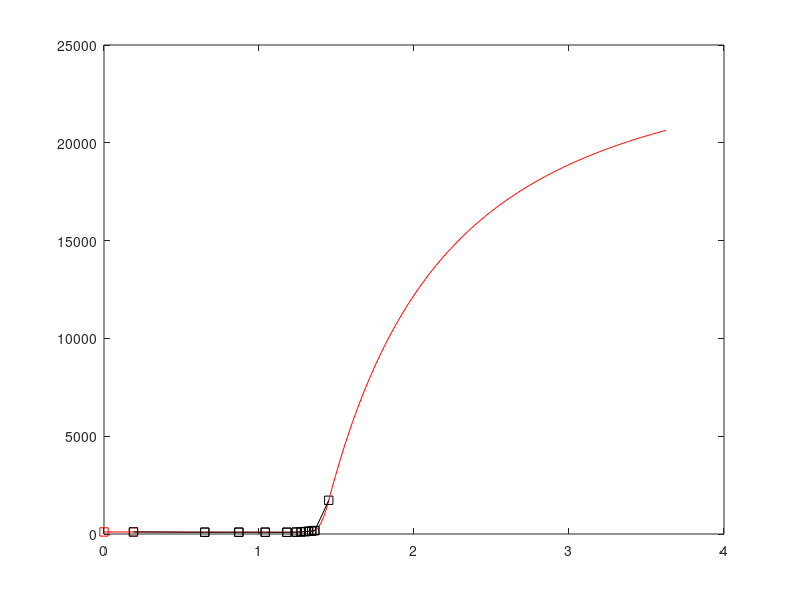
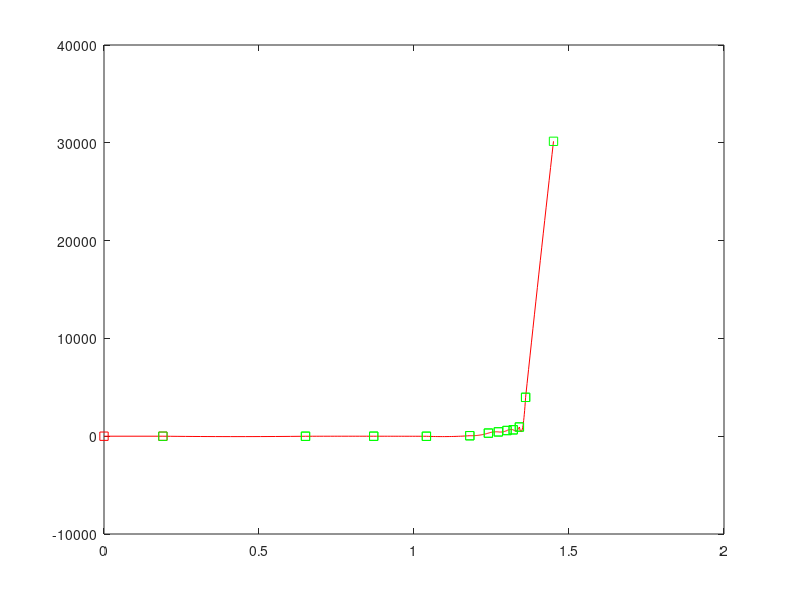

The MATLAB script that drew these images, in order:
clear all, format compact, format long g, clf
H = [ 400,  600,  800, 1000, 1400, 2000, 3000, 4000, 6000];
B = [0.73, 0.92, 1.05, 1.15, 1.28, 1.42, 1.53, 1.565, 1.60];
nu_inf = 24000;

H = [20 60 80 95 105 120 140 160 180 200 240 2500];
B = [0.19 0.65 0.87 1.04 1.18 1.24 1.272 1.3 1.32 1.34 1.36 1.45];

nu = H./B;
nu_inf = (H(end)-H(end-1))/(B(end)-B(end-1));
% *** Step 1, get slope on each element and average on neighbours
Delta = (nu(2:end)-nu(1:end-1))./(B(2:end)-B(1:end-1)); 
d =  [0,( (B(2:end-1)-B(1:end-2)).*Delta(2:end) ...
        + (B(3:end  )-B(2:end-1)).*Delta(1:end-1) )./(B(3:end)-B(1:end-2))];
d = [d, (- (nu(end)-nu(end-2)) * (B(end)-B(end-1))./(B(end)-B(end-2)) ...
        + Delta(end)* (B(end)-B(end-2)))/(B(end-1)-B(end-2))];
% *** Step 2, reduce slopes
d(end) = min(max(0,d(end)),2*(nu_inf-nu(end))/B(end));
a = d(1:end-1)./Delta;
b = d(2:end)./Delta;
c = 1;
for k=1:length(Delta)
  d(k) = d(k) * c;
  a(k) = a(k) * c;
  c = min(3/sqrt(a(k)^2+b(k)^2),1)
  d(k) = d(k) * c;
end
%*** change basis
for k = 1:length(Delta)
  h = B(k+1) - B(k);
  c0(k) = nu(k);
  c1(k) = d(k);
  c2(k) =  3/h^2*(nu(k+1)-h*d(k)-nu(k))-1/h  *(d(k+1)-d(k));
  c3(k) = -2/h^3*(nu(k+1)-h*d(k)-nu(k))+1/h^2*(d(k+1)-d(k));
end
c0'
c1'
c2'
c3'
  
figure(1)
plot([0,B(1)],[nu(1),nu(1)],'rs-');
hold on
for k = 1 : length(nu)-1
  s = linspace(B(k),B(k+1),20);
  smz0 = s-B(k);
  plot(s, c0(k)+(c1(k)+(c2(k)+c3(k)*smz0).*smz0).*smz0,'r-');
  plot([B(k),B(k+1)],[nu(k),nu(k+1)],'ks');
end

figure(2)
plot([0,B(1)],[d(1),d(1)],'rs-');
hold on
for k = 1 : length(nu)-1
  s = linspace(B(k),B(k+1),20);
  smz0 = s-B(k);
  plot(s, c1(k)+(2*c2(k)+3*c3(k)*smz0).*smz0,'r-');
  plot([B(k),B(k+1)],[d(k),d(k+1)],'gs');
end

figure(1)
s = linspace(B(end),2.5*B(end),200);
k1 = B(end)   * ( 2 * (nu_inf-nu(end)) - B(end) * d(end) );
k2 = B(end)^2 * ( nu_inf - nu(end) - B(end) * d(end) );
fs = nu_inf + (-k1 + k2./s)./s ;
k1,k2,nu_inf
B'
plot(s,fs,'r-');


plot(B,nu,'k-')
hold off
